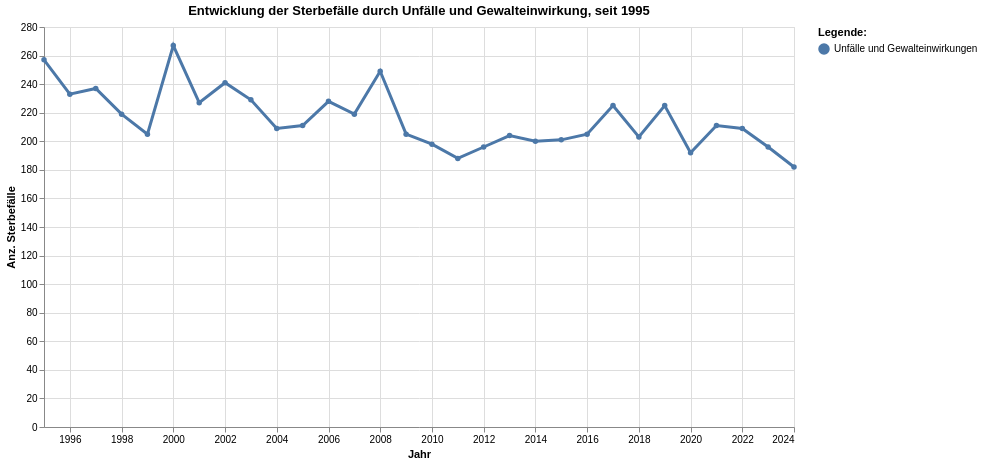

Source (notebook cell):
### Code cell
grafik3 = mypy_dv.plot_altair_multiline_highlight(
    data = myAgg1.reset_index().query('TodesursacheSpezSort_noDM == 1100 ').sort_values('TodesursacheSpezSort_noDM', ascending=True)
    ,x = 'StichtagDatJahr:T'
    ,y = 'Sum_AnzSterWir:Q'
    ,x_beschriftung = 'Jahr'
    , y_beschriftung = 'Anz. Sterbefälle'
    ,category = "TodesursacheSpezLang_noDM:N"
    ,category_beschriftung= 'Legende:'
    ,warning_status = "ignore" #always or ignore
    ,myTitle="Entwicklung der Sterbefälle durch Unfälle und Gewalteinwirkung, seit "+data_min_date
)
grafik3

### Figure 1 — Vega-Lite specification as saved in the notebook (floating-point values rounded to 4 significant figures)
{"config": {"view": {"continuousWidth": 300, "continuousHeight": 300}}, "layer": [{"mark": {"type": "circle"}, "encoding": {"color": {"field": "TodesursacheSpezLang_noDM", "legend": {"orient": "right", "title": "Legende:"}, "type": "nominal"}, "opacity": {"value": 1.3}, "tooltip": [{"field": "StichtagDatJahr", "type": "temporal"}, {"field": "TodesursacheSpezLang_noDM", "type": "nominal"}, {"field": "Sum_AnzSterWir", "type": "quantitative"}], "x": {"axis": {"title": "Jahr"}, "field": "StichtagDatJahr", "type": "temporal"}, "y": {"axis": {"title": "Anz. Sterbefälle"}, "field": "Sum_AnzSterWir", "type": "quantitative"}}, "name": "view_3", "title": "Entwicklung der Sterbefälle durch Unfälle und Gewalteinwirkung, seit 1995"}, {"mark": {"type": "line"}, "encoding": {"color": {"field": "TodesursacheSpezLang_noDM", "legend": {"orient": "right", "title": "Legende:"}, "type": "nominal"}, "size": {"condition": {"test": {"not": {"param": "param_3"}}, "value": 1.2}, "value": 3}, "tooltip": [{"field": "StichtagDatJahr", "type": "temporal"}, {"field": "TodesursacheSpezLang_noDM", "type": "nominal"}, {"field": "Sum_AnzSterWir", "type": "quantitative"}], "x": {"axis": {"title": "Jahr"}, "field": "StichtagDatJahr", "type": "temporal"}, "y": {"axis": {"title": "Anz. Sterbefälle"}, "field": "Sum_AnzSterWir", "type": "quantitative"}}, "title": "Entwicklung der Sterbefälle durch Unfälle und Gewalteinwirkung, seit 1995"}], "data": {"name": "data-30fd0b7c642397ebaeb0db0a376d3f26"}, "height": 400, "params": [{"name": "param_3", "select": {"type": "point", "fields": ["TodesursacheSpezLang_noDM:N"], "nearest": true, "on": "pointerover"}, "views": ["view_3"]}], "width": 750, "$schema": "https://vega.github.io/schema/vega-lite/v5.8.0.json", "datasets": {"data-30fd0b7c642397ebaeb0db0a376d3f26": [{"StichtagDatJahr": "2000-01-01T00:00:00", "Jahr_nbr": 2000, "TodesursacheSpezSort_noDM": 1100, "TodesursacheSpezCd_noDM": 1100, "TodesursacheSpezLang_noDM": "Unfälle und Gewalteinwirkungen", "Sum_AnzSterWir": 267}, {"StichtagDatJahr": "2003-01-01T00:00:00", "Jahr_nbr": 2003, "TodesursacheSpezSort_noDM": 1100, "TodesursacheSpezCd_noDM": 1100, "TodesursacheSpezLang_noDM": "Unfälle und Gewalteinwirkungen", "Sum_AnzSterWir": 229}, {"StichtagDatJahr": "2004-01-01T00:00:00", "Jahr_nbr": 2004, "TodesursacheSpezSort_noDM": 1100, "TodesursacheSpezCd_noDM": 1100, "TodesursacheSpezLang_noDM": "Unfälle und Gewalteinwirkungen", "Sum_AnzSterWir": 209}, {"StichtagDatJahr": "2005-01-01T00:00:00", "Jahr_nbr": 2005, "TodesursacheSpezSort_noDM": 1100, "TodesursacheSpezCd_noDM": 1100, "TodesursacheSpezLang_noDM": "Unfälle und Gewalteinwirkungen", "Sum_AnzSterWir": 211}, {"StichtagDatJahr": "2014-01-01T00:00:00", "Jahr_nbr": 2014, "TodesursacheSpezSort_noDM": 1100, "TodesursacheSpezCd_noDM": 1100, "TodesursacheSpezLang_noDM": "Unfälle und Gewalteinwirkungen", "Sum_AnzSterWir": 200}, {"StichtagDatJahr": "2006-01-01T00:00:00", "Jahr_nbr": 2006, "TodesursacheSpezSort_noDM": 1100, "TodesursacheSpezCd_noDM": 1100, "TodesursacheSpezLang_noDM": "Unfälle und Gewalteinwirkungen", "Sum_AnzSterWir": 228}, {"StichtagDatJahr": "2007-01-01T00:00:00", "Jahr_nbr": 2007, "TodesursacheSpezSort_noDM": 1100, "TodesursacheSpezCd_noDM": 1100, "TodesursacheSpezLang_noDM": "Unfälle und Gewalteinwirkungen", "Sum_AnzSterWir": 219}, {"StichtagDatJahr": "2016-01-01T00:00:00", "Jahr_nbr": 2016, "TodesursacheSpezSort_noDM": 1100, "TodesursacheSpezCd_noDM": 1100, "TodesursacheSpezLang_noDM": "Unfälle und Gewalteinwirkungen", "Sum_AnzSterWir": 205}, {"StichtagDatJahr": "2021-01-01T00:00:00", "Jahr_nbr": 2021, "TodesursacheSpezSort_noDM": 1100, "TodesursacheSpezCd_noDM": 1100, "TodesursacheSpezLang_noDM": "Unfälle und Gewalteinwirkungen", "Sum_AnzSterWir": 211}, {"StichtagDatJahr": "2013-01-01T00:00:00", "Jahr_nbr": 2013, "TodesursacheSpezSort_noDM": 1100, "TodesursacheSpezCd_noDM": 1100, "TodesursacheSpezLang_noDM": "Unfälle und Gewalteinwirkungen", "Sum_AnzSterWir": 204}, {"StichtagDatJahr": "2008-01-01T00:00:00", "Jahr_nbr": 2008, "TodesursacheSpezSort_noDM": 1100, "TodesursacheSpezCd_noDM": 1100, "TodesursacheSpezLang_noDM": "Unfälle und Gewalteinwirkungen", "Sum_AnzSterWir": 249}, {"StichtagDatJahr": "2012-01-01T00:00:00", "Jahr_nbr": 2012, "TodesursacheSpezSort_noDM": 1100, "TodesursacheSpezCd_noDM": 1100, "TodesursacheSpezLang_noDM": "Unfälle und Gewalteinwirkungen", "Sum_AnzSterWir": 196}, {"StichtagDatJahr": "2009-01-01T00:00:00", "Jahr_nbr": 2009, "TodesursacheSpezSort_noDM": 1100, "TodesursacheSpezCd_noDM": 1100, "TodesursacheSpezLang_noDM": "Unfälle und Gewalteinwirkungen", "Sum_AnzSterWir": 205}, {"StichtagDatJahr": "2024-01-01T00:00:00", "Jahr_nbr": 2024, "TodesursacheSpezSort_noDM": 1100, "TodesursacheSpezCd_noDM": 1100, "TodesursacheSpezLang_noDM": "Unfälle und Gewalteinwirkungen", "Sum_AnzSterWir": 182}, {"StichtagDatJahr": "2010-01-01T00:00:00", "Jahr_nbr": 2010, "TodesursacheSpezSort_noDM": 1100, "TodesursacheSpezCd_noDM": 1100, "TodesursacheSpezLang_noDM": "Unfälle und Gewalteinwirkungen", "Sum_AnzSterWir": 198}, {"StichtagDatJahr": "2001-01-01T00:00:00", "Jahr_nbr": 2001, "TodesursacheSpezSort_noDM": 1100, "TodesursacheSpezCd_noDM": 1100, "TodesursacheSpezLang_noDM": "Unfälle und Gewalteinwirkungen", "Sum_AnzSterWir": 227}, {"StichtagDatJahr": "2002-01-01T00:00:00", "Jahr_nbr": 2002, "TodesursacheSpezSort_noDM": 1100, "TodesursacheSpezCd_noDM": 1100, "TodesursacheSpezLang_noDM": "Unfälle und Gewalteinwirkungen", "Sum_AnzSterWir": 241}, {"StichtagDatJahr": "1997-01-01T00:00:00", "Jahr_nbr": 1997, "TodesursacheSpezSort_noDM": 1100, "TodesursacheSpezCd_noDM": 1100, "TodesursacheSpezLang_noDM": "Unfälle und Gewalteinwirkungen", "Sum_AnzSterWir": 237}, {"StichtagDatJahr": "1999-01-01T00:00:00", "Jahr_nbr": 1999, "TodesursacheSpezSort_noDM": 1100, "TodesursacheSpezCd_noDM": 1100, "TodesursacheSpezLang_noDM": "Unfälle und Gewalteinwirkungen", "Sum_AnzSterWir": 205}, {"StichtagDatJahr": "1995-01-01T00:00:00", "Jahr_nbr": 1995, "TodesursacheSpezSort_noDM": 1100, "TodesursacheSpezCd_noDM": 1100, "TodesursacheSpezLang_noDM": "Unfälle und Gewalteinwirkungen", "Sum_AnzSterWir": 257}, {"StichtagDatJahr": "2020-01-01T00:00:00", "Jahr_nbr": 2020, "TodesursacheSpezSort_noDM": 1100, "TodesursacheSpezCd_noDM": 1100, "TodesursacheSpezLang_noDM": "Unfälle und Gewalteinwirkungen", "Sum_AnzSterWir": 192}, {"StichtagDatJahr": "2019-01-01T00:00:00", "Jahr_nbr": 2019, "TodesursacheSpezSort_noDM": 1100, "TodesursacheSpezCd_noDM": 1100, "TodesursacheSpezLang_noDM": "Unfälle und Gewalteinwirkungen", "Sum_AnzSterWir": 225}, {"StichtagDatJahr": "1996-01-01T00:00:00", "Jahr_nbr": 1996, "TodesursacheSpezSort_noDM": 1100, "TodesursacheSpezCd_noDM": 1100, "TodesursacheSpezLang_noDM": "Unfälle und Gewalteinwirkungen", "Sum_AnzSterWir": 233}, {"StichtagDatJahr": "2018-01-01T00:00:00", "Jahr_nbr": 2018, "TodesursacheSpezSort_noDM": 1100, "TodesursacheSpezCd_noDM": 1100, "TodesursacheSpezLang_noDM": "Unfälle und Gewalteinwirkungen", "Sum_AnzSterWir": 203}, {"StichtagDatJahr": "2023-01-01T00:00:00", "Jahr_nbr": 2023, "TodesursacheSpezSort_noDM": 1100, "TodesursacheSpezCd_noDM": 1100, "TodesursacheSpezLang_noDM": "Unfälle und Gewalteinwirkungen", "Sum_AnzSterWir": 196}, {"StichtagDatJahr": "1998-01-01T00:00:00", "Jahr_nbr": 1998, "TodesursacheSpezSort_noDM": 1100, "TodesursacheSpezCd_noDM": 1100, "TodesursacheSpezLang_noDM": "Unfälle und Gewalteinwirkungen", "Sum_AnzSterWir": 219}, {"StichtagDatJahr": "2011-01-01T00:00:00", "Jahr_nbr": 2011, "TodesursacheSpezSort_noDM": 1100, "TodesursacheSpezCd_noDM": 1100, "TodesursacheSpezLang_noDM": "Unfälle und Gewalteinwirkungen", "Sum_AnzSterWir": 188}, {"StichtagDatJahr": "2017-01-01T00:00:00", "Jahr_nbr": 2017, "TodesursacheSpezSort_noDM": 1100, "TodesursacheSpezCd_noDM": 1100, "TodesursacheSpezLang_noDM": "Unfälle und Gewalteinwirkungen", "Sum_AnzSterWir": 225}, {"StichtagDatJahr": "2015-01-01T00:00:00", "Jahr_nbr": 2015, "TodesursacheSpezSort_noDM": 1100, "TodesursacheSpezCd_noDM": 1100, "TodesursacheSpezLang_noDM": "Unfälle und Gewalteinwirkungen", "Sum_AnzSterWir": 201}, {"StichtagDatJahr": "2022-01-01T00:00:00", "Jahr_nbr": 2022, "TodesursacheSpezSort_noDM": 1100, "TodesursacheSpezCd_noDM": 1100, "TodesursacheSpezLang_noDM": "Unfälle und Gewalteinwirkungen", "Sum_AnzSterWir": 209}]}}
